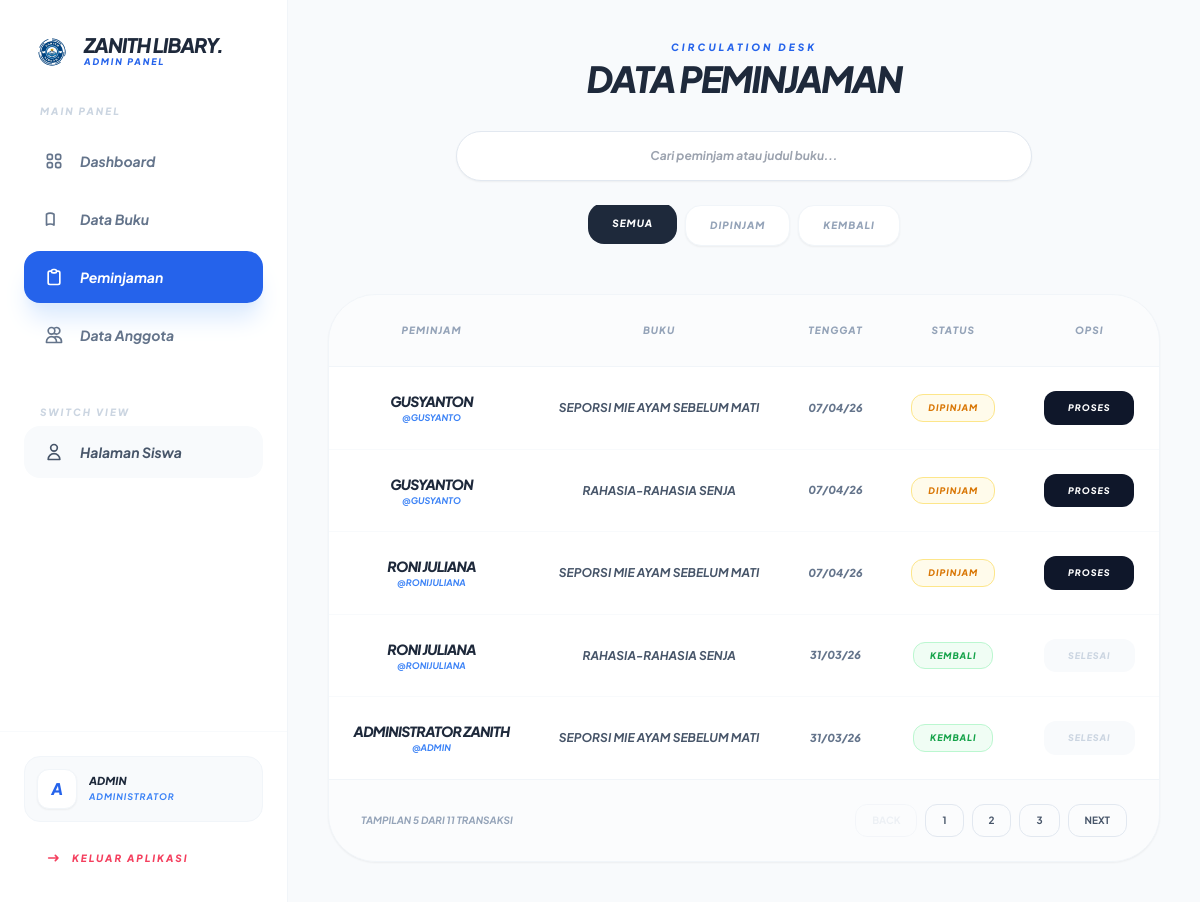
Screenshot of /admin/peminjaman.php (signed in) with the database file from the repository.
### tables this page shows
CREATE TABLE `peminjaman` (
  `id_peminjaman` int(11) NOT NULL,
  `id_user` int(11) DEFAULT NULL,
  `id_buku` int(11) DEFAULT NULL,
  `tanggal_pinjam` date NOT NULL,
  `tanggal_kembali` date DEFAULT NULL,
  `status` enum('dipinjam','kembali') DEFAULT 'dipinjam'
);

CREATE TABLE `users` (
  `id_user` int(11) NOT NULL,
  `username` varchar(50) NOT NULL,
  `password` varchar(255) NOT NULL,
  `nama_lengkap` varchar(100) NOT NULL,
  `telepon` varchar(15) DEFAULT NULL,
  `role` enum('admin','siswa') NOT NULL
);

CREATE TABLE `buku` (
  `id_buku` int(11) NOT NULL,
  `judul` varchar(255) NOT NULL,
  `penulis` varchar(100) DEFAULT NULL,
  `kategori` varchar(100) DEFAULT NULL,
  `deskripsi` text DEFAULT NULL,
  `penerbit` varchar(100) DEFAULT NULL,
  `tahun_terbit` year(4) DEFAULT NULL,
  `stok` int(11) DEFAULT 0,
  `gambar` varchar(255) DEFAULT NULL
);

### admin/peminjaman.php (the view, shortened to what this page needs)
<?php
require_once '../config/database.php';
$query_pinjam = mysqli_query($conn, "
    SELECT p.*, u.nama_lengkap, u.username, b.judul
    FROM peminjaman p
    JOIN users u ON p.id_user = u.id_user
    JOIN buku b ON p.id_buku = b.id_buku
    ORDER BY p.status ASC, p.tanggal_pinjam DESC
");
?>
<!DOCTYPE html>
<html lang="id">
<head>
    <script src="https://cdn.tailwindcss.com"></script>
</head>
<body class="flex flex-col md:flex-row min-h-screen relative overflow-x-hidden">
    <?php include 'include/header.php'; ?>
    <main class="flex-1 p-5 md:p-10 w-full transition-all duration-300">
        <div class="mb-10 mt-4 md:mt-0 text-center">
            <p class="text-[10px] font-black text-blue-600 uppercase tracking-[0.3em] italic mb-1">Circulation Desk</p>
            <h2 class="text-3xl md:text-4xl font-black text-slate-800 tracking-tighter italic uppercase leading-none">Data Peminjaman</h2>
            <div class="flex flex-col items-center gap-6 mt-8">
                <div class="relative w-full max-w-xl">
                    <input type="text" id="searchInput" onkeyup="liveSearch()" placeholder="Cari peminjam atau judul buku..."
                    class="w-full bg-white border border-slate-200 rounded-full px-8 py-4 text-xs font-bold text-slate-800 italic focus:outline-none focus:ring-4 focus:ring-blue-500/10 transition-all shadow-sm text-center">
                </div>
                <div class="flex gap-2 overflow-x-auto no-scrollbar pb-2 justify-center w-full">
                    <button onclick="filterStatus('all')" id="tab-all" class="tab-btn tab-active px-6 py-3 rounded-2xl text-[10px] font-black uppercase italic tracking-widest transition-all">Semua</button>
                    <button onclick="filterStatus('dipinjam')" id="tab-dipinjam" class="tab-btn bg-white text-slate-400 px-6 py-3 rounded-2xl text-[10px] font-black uppercase italic tracking-widest transition-all border border-slate-100 shadow-sm">Dipinjam</button>
                    <button onclick="filterStatus('kembali')" id="tab-kembali" class="tab-btn bg-white text-slate-400 px-6 py-3 rounded-2xl text-[10px] font-black uppercase italic tracking-widest transition-all border border-slate-100 shadow-sm">Kembali</button>
                </div>
            </div>
        </div>
        <div class="bg-white border border-slate-100 rounded-[3rem] shadow-sm overflow-hidden max-w-6xl mx-auto">
            <div class="overflow-x-auto">
                <table class="w-full text-center" id="peminjamanTable">
                    <thead>
                        <tr class="bg-slate-50/50 border-b border-slate-100 uppercase italic">
                            <th class="px-6 py-7 text-[10px] font-black text-slate-400 tracking-widest">Peminjam</th>
                            <th class="px-6 py-7 text-[10px] font-black text-slate-400 tracking-widest">Buku</th>
                            <th class="px-6 py-7 text-[10px] font-black text-slate-400 tracking-widest">Tenggat</th>
                            <th class="px-6 py-7 text-[10px] font-black text-slate-400 tracking-widest">Status</th>
                            <th class="px-6 py-7 text-[10px] font-black text-slate-400 tracking-widest">Opsi</th>
                        </tr>
                    </thead>
                    <tbody class="divide-y divide-slate-50" id="tableBody">
                        <?php while($row = mysqli_fetch_assoc($query_pinjam)): ?>
                        <tr class="hover:bg-slate-50/50 transition-all group table-row-item" data-status="<?= $row['status']; ?>">
                            <td class="px-6 py-6">
                                <p class="font-black text-slate-800 text-sm uppercase italic tracking-tighter search-name"><?= $row['nama_lengkap']; ?></p>
                                <p class="text-[9px] text-blue-500 font-bold italic uppercase">@<?= $row['username']; ?></p>
                            </td>
                            <td class="px-6 py-6">
                                <p class="text-xs font-bold text-slate-600 uppercase italic leading-tight search-book"><?= $row['judul']; ?></p>
                            </td>
                            <td class="px-6 py-6">
                                <p class="text-[11px] font-black text-slate-500 italic"><?= date('d/m/y', strtotime($row['tanggal_kembali'] ?? 'now')); ?></p>
                            </td>
                            <td class="px-6 py-6">
                                <div class="flex justify-center">
                                    <?php if ($row['status'] == 'dipinjam'): ?>
                                        <span class="status-badge-dipinjam px-4 py-1.5 rounded-xl text-[9px] font-black uppercase italic tracking-widest">Dipinjam</span>
                                    <?php else: ?>
                                        <span class="status-badge-kembali px-4 py-1.5 rounded-xl text-[9px] font-black uppercase italic tracking-widest">Kembali</span>
                                    <?php endif; ?>
                                </div>
                            </td>
                            <td class="px-6 py-6">
                                <div class="flex justify-center">
                                    <?php if ($row['status'] == 'dipinjam'): ?>
                                        <button onclick='openActionModal(<?= json_encode($row); ?>)' class="bg-slate-900 text-white px-6 py-2.5 rounded-xl text-[9px] font-black uppercase italic tracking-widest hover:bg-blue-600 transition-all active:scale-95">Proses</button>
                                    <?php else: ?>
                                        <button class="bg-slate-50 text-slate-300 px-6 py-2.5 rounded-xl text-[9px] font-black uppercase italic tracking-widest cursor-not-allowed">Selesai</button>
                                    <?php endif; ?>
                                </div>
                            </td>
                        </tr>
                        <?php endwhile; ?>
                    </tbody>
                </table>
            </div>
            <div class="bg-slate-50/50 border-t border-slate-100 px-8 py-6 flex flex-col sm:flex-row items-center justify-between gap-4">
                <p class="text-[10px] font-bold text-slate-400 uppercase italic">Tampilan <span id="showingCount">0</span> dari <span id="totalCount">0</span> transaksi</p>
                <div class="flex items-center gap-2" id="paginationWrapper">
                    </div>
            </div>
        </div>
    </main>
</body>
</html>

### admin/peminjaman.php (style rules this page uses)
body { font-family: 'Plus Jakarta Sans', sans-serif; background-color: #f8fafc; }
.status-badge-dipinjam { background-color: #fffbeb; color: #d97706; border: 1px solid #fde68a; }
.status-badge-kembali { background-color: #f0fdf4; color: #16a34a; border: 1px solid #bbf7d0; }
.tab-active { background-color: #1e293b; color: white; transform: translateY(-2px); }

### rows the page displays
peminjaman: id_user.nama_lengkap "GUSYANTON", id_user.username "GUSYANTO", id_buku.judul "SEPORSI MIE AYAM SEBELUM MATI", tanggal_kembali "07/04/26", status "DIPINJAM"
peminjaman: id_user.nama_lengkap "GUSYANTON", id_user.username "GUSYANTO", id_buku.judul "RAHASIA-RAHASIA SENJA", tanggal_kembali "07/04/26", status "DIPINJAM"
peminjaman: id_user.nama_lengkap "RONI JULIANA", id_user.username "RONIJULIANA", id_buku.judul "SEPORSI MIE AYAM SEBELUM MATI", tanggal_kembali "07/04/26", status "DIPINJAM"
peminjaman: id_user.nama_lengkap "RONI JULIANA", id_user.username "RONIJULIANA", id_buku.judul "RAHASIA-RAHASIA SENJA", tanggal_kembali "31/03/26", status "KEMBALI"
peminjaman: id_user.nama_lengkap "ADMINISTRATOR ZANITH", id_user.username "ADMIN", id_buku.judul "SEPORSI MIE AYAM SEBELUM MATI", tanggal_kembali "31/03/26", status "KEMBALI"

### other values shown
$initial "A"
$display_name "ADMIN"
